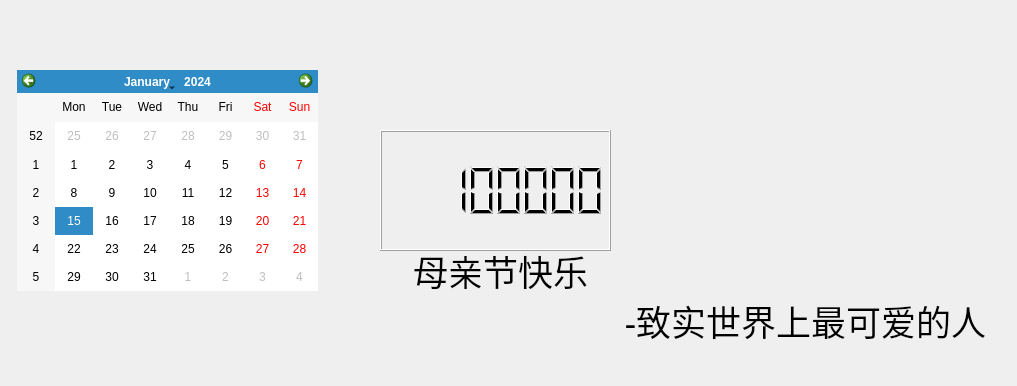
<?xml version="1.0" encoding="UTF-8"?>
<ui version="4.0">
 <class>egg::hui</class>
 <widget class="QWidget" name="egg::hui">
  <property name="geometry">
   <rect>
    <x>0</x>
    <y>0</y>
    <width>1017</width>
    <height>386</height>
   </rect>
  </property>
  <property name="windowTitle">
   <string>hui</string>
  </property>
  <widget class="QLabel" name="label_2">
   <property name="geometry">
    <rect>
     <x>610</x>
     <y>250</y>
     <width>391</width>
     <height>141</height>
    </rect>
   </property>
   <property name="maximumSize">
    <size>
     <width>391</width>
     <height>141</height>
    </size>
   </property>
   <property name="font">
    <font>
     <family>隶书</family>
     <pointsize>26</pointsize>
    </font>
   </property>
   <property name="text">
    <string>-致实世界上最可爱的人</string>
   </property>
   <property name="textFormat">
    <enum>Qt::PlainText</enum>
   </property>
   <property name="alignment">
    <set>Qt::AlignCenter</set>
   </property>
  </widget>
  <widget class="QCalendarWidget" name="calendarWidget">
   <property name="geometry">
    <rect>
     <x>17</x>
     <y>70</y>
     <width>301</width>
     <height>221</height>
    </rect>
   </property>
  </widget>
  <widget class="QLCDNumber" name="lcdNumber">
   <property name="geometry">
    <rect>
     <x>380</x>
     <y>130</y>
     <width>231</width>
     <height>121</height>
    </rect>
   </property>
   <property name="digitCount">
    <number>8</number>
   </property>
   <property name="intValue" stdset="0">
    <number>20240512</number>
   </property>
  </widget>
  <widget class="QLabel" name="label">
   <property name="geometry">
    <rect>
     <x>330</x>
     <y>200</y>
     <width>341</width>
     <height>141</height>
    </rect>
   </property>
   <property name="font">
    <font>
     <family>隶书</family>
     <pointsize>26</pointsize>
    </font>
   </property>
   <property name="text">
    <string>母亲节快乐</string>
   </property>
   <property name="textFormat">
    <enum>Qt::PlainText</enum>
   </property>
   <property name="alignment">
    <set>Qt::AlignCenter</set>
   </property>
  </widget>
 </widget>
 <resources/>
 <connections/>
</ui>
